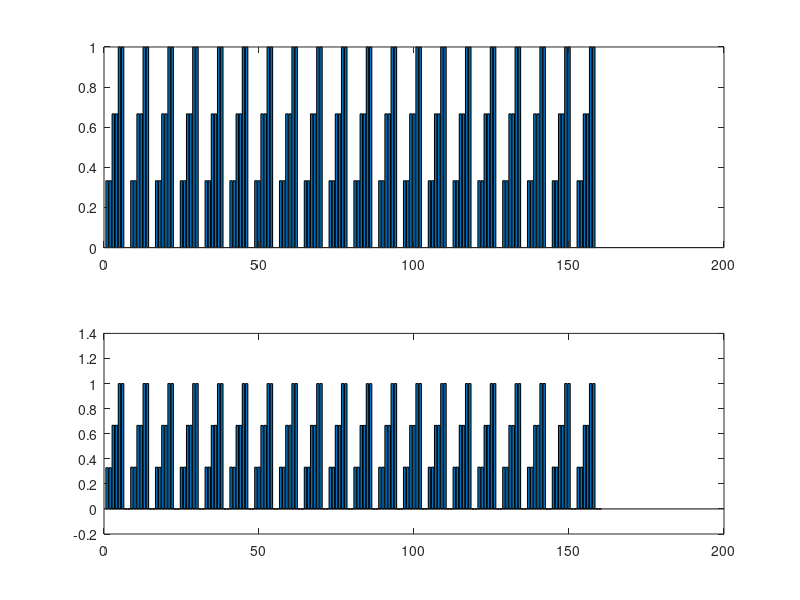

Reproduce this figure in MATLAB.
%% Remapping layed offset, two sequence output from Simple RNN

close all
counter_out = [0.32866901, 0.32866901, 0.66720903, 0.66720903, 0.99986005, 0.99986005, -0.00031048898, -0.00031048898, 0.33319435, 0.33319435, 0.66664463, 0.66664463, 1.0000049, 1.0000049, -0.00015495997, -0.00015495997, 0.33282998, 0.33282998, 0.66661137, 0.66661137, 1.0000105, 1.0000105, -0.00025251228, -0.00025251228, 0.33295646, 0.33295646, 0.66692603, 0.66692603, 0.99955314, 0.99955314, -0.00046112854, -0.00046112854, 0.33348572, 0.33348572, 0.6659115, 0.66688651, 0.99899411, 0.99943656, -0.00024036784, 0.00010239612, 0.33339611, 0.33258864, 0.66648805, 0.66631532, 0.99959946, 0.99941421, -0.0002376372, -0.00040776189, 0.33255783, 0.33321157, 0.66576368, 0.6664592, 0.99941003, 0.99910438, 2.3720786e-06, -0.0001119161, 0.33305541, 0.33271343, 0.66680276, 0.66698653, 0.99959469, 0.99986303, -5.8715232e-05, -0.00077435747, 0.33271974, 0.33290306, 0.66645908, 0.66669238, 0.99950689, 0.99983108, 7.6059252e-05, 5.6461431e-05, 0.33280635, 0.33257437, 0.66669524, 0.66612196, 0.99991494, 0.99908757, -0.0005638767, 0.0001101559, 0.33293894, 0.33310285, 0.66572791, 0.666255, 0.99909258, 0.99912024, -0.00057845656, -9.3945302e-05, 0.33241814, 0.33283162, 0.66635197, 0.66626549, 0.99941337, 0.99975848, -0.00098052621, -0.00023149792, 0.33366063, 0.33312854, 0.66595882, 0.66611469, 0.99976075, 1.0000412, 0.00014843326, 0.00032427814, 0.33290616, 0.33295992, 0.6663183, 0.66649359, 0.99936533, 1.0001658, 0.00042521488, 6.4812601e-05, 0.33311051, 0.33333755, 0.66677743, 0.66628027, 1.0001804, 0.99959838, -6.4396299e-05, -0.00022255257, 0.3331466, 0.33295569, 0.66646373, 0.66665536, 0.99966937, 0.99970526, -0.00045191962, -0.00020198803, 0.33262956, 0.33283117, 0.66592652, 0.66599178, 0.99888724, 0.99977076, -0.00014676992, -3.068056e-05, 0.33296818, 0.33254465, 0.66648805, 0.66644323, 1.0003595, 1.0002586, -0.00095808785, -8.8547356e-05, 0.3341049, 0.33314127, 0.66598535, 0.66630512, 0.99996674, 0.99987906, 0.00045948755, -1.4165416e-06, 0.33313179, 0.3325918, 0.66674232, 0.66651428, 0.99977839, 0.99956918, 0.00026091654, -2.875831e-05];
counter_orig = [0.3333,0.6667, 1, 0,0.3333,0.6667, 1, 0,0.3333,0.6667, 1, 0,0.3333,0.6667, 1, 0,0.3333,0.6667, 1, 0,0.3333,0.6667, 1, 0,0.3333,0.6667, 1, 0,0.3333,0.6667, 1, 0,0.3333,0.6667, 1, 0,0.3333,0.6667, 1, 0,0.3333,0.6667, 1, 0,0.3333,0.6667, 1, 0,0.3333,0.6667, 1, 0,0.3333,0.6667, 1, 0,0.3333,0.6667, 1, 0,0.3333,0.6667, 1, 0,0.3333,0.6667, 1, 0,0.3333,0.6667, 1, 0,0.3333,0.6667, 1, 0,0.3333,0.6667, 1, 0, 0.3333,0.6667, 1, 0,0.3333,0.6667, 1, 0,0.3333,0.6667, 1, 0,0.3333,0.6667, 1, 0,0,0.3333,0.6667, 1, 0,0.3333,0.6667, 1, 0,0.3333,0.6667, 1, 0,0.3333,0.6667, 1, 0,0.3333,0.6667, 1, 0,0.3333,0.6667, 1, 0,0.3333,0.6667, 1, 0,0.3333,0.6667, 1, 0,0.3333,0.6667, 1, 0,0.3333,0.6667, 1, 0,0.3333,0.6667, 1, 0,0.3333,0.6667, 1, 0,0.3333,0.6667, 1, 0,0.3333,0.6667, 1, 0,0.3333,0.6667, 1,0,0.3333,0.6667, 1]
counter_orig1 = counter_orig(1:end/2);
counter_orig2 = counter_orig(end/2+1:end);

output = zeros(1,length(counter_orig));
seq_ind = (1:length(counter_out))
newout1 = [];

% Here we remap the target sequence to match the output sequence
for R = 1:length(seq_ind)/2
    ind = R*2
%     counter_orig(R)
   output(ind) = counter_orig(R)
end 
for R = 1:length(seq_ind)/2
    ind = R*2-1
%     counter_orig(R)
   output(ind) = counter_orig(R)
end 
subplot(2,1,1)
bar(output)

subplot(2,1,2)
bar(counter_out)
